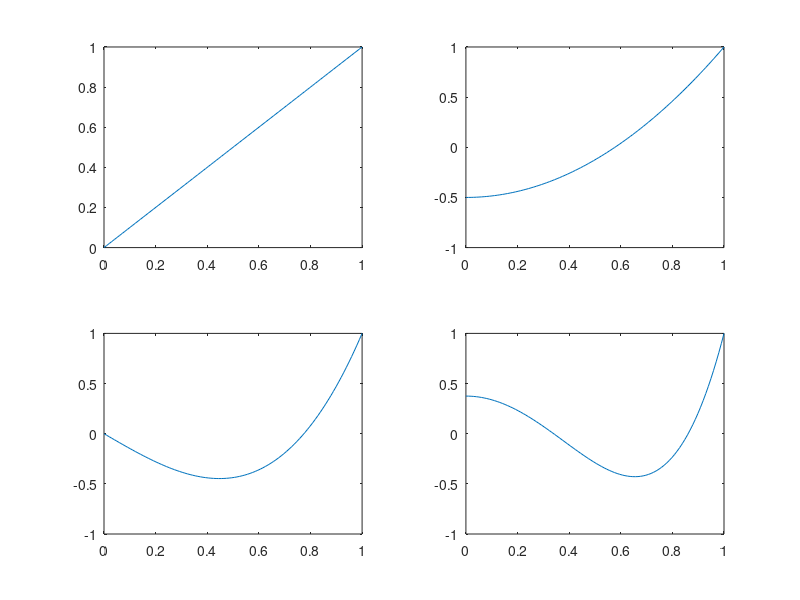

The MATLAB source for this figure:
xDomain = linspace(0,1,100);

l1 = xDomain;
l2 = 3/2.*xDomain.^2 - 1/2;
l3 = 5/2.*xDomain.^3 - 3/2.*xDomain;
l4 = 35/8.*xDomain.^4 - 15/4.*xDomain.^2 + 3/8;

subplot(2,2,1)
plot(xDomain, l1)

subplot(2,2,2)
plot(xDomain, l2)

subplot(2,2,3)
plot(xDomain, l3)

subplot(2,2,4)
plot(xDomain, l4)

